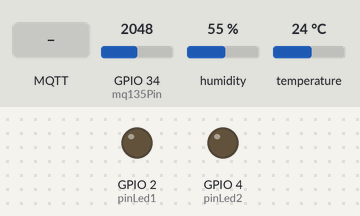
Recording of a sketch running on a simulated ESP32. Shown: output pins drawn as LEDs (lit = HIGH). The test bench sets the inputs (shaded band); at power-on: GPIO 34 (mq135Pin) = 2048, humidity 55 %, temperature 24 °C. WiFi joins after 1.5 s; servers stay silent unless stated; EEPROM starts erased; no MQTT or app messages arrive unless stated; what the sketch prints to the serial monitor is not drawn.

Above: at 4.4 s.
4.5 s: MQTT message "on" arrives on the first subscribed topic
At 6.4 s:
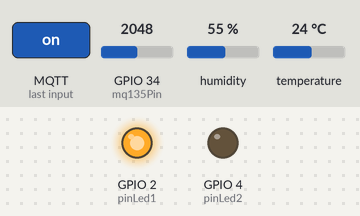
6.7 s: MQTT message "off" arrives on the first subscribed topic
At 7.1 s:
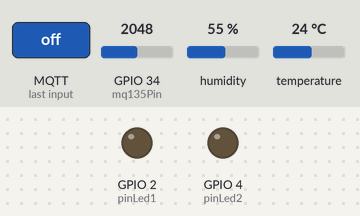
Timing chart, 0 to 9.7 s (numbered marks = the images above; inputs shaded):
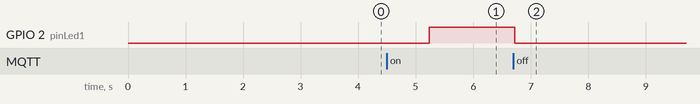

The sketch:

esp32farme.ino
```cpp
#include "DHT.h"
#include "esp_task_wdt.h"
#include <HTTPClient.h>
#include <Preferences.h>
#include <PubSubClient.h>
#include <Update.h>
#include <WiFi.h>
#include <WiFiClientSecure.h>
#include <WiFiManager.h>


// ---------------- CONFIG ----------------
const char *firmwareUrl = "https://github.com/amer-maher/esp32_firmware/"
                          "releases/download/esp32/firmware.ino.bin";
const char *versionUrl = "https://raw.githubusercontent.com/amer-maher/"
                         "esp32_firmware/main/version.txt";
const unsigned long updateCheckInterval = 5 * 60 * 1000UL; // كل 5 دقائق

const int pinLed1 = 2;
const int pinLed2 = 4;

// Device UUID لتحديد topic خاص
const char *deviceUUID =
    "550e8400-e29b-41d4-a716-446655440000"; // مثال UUID صالح

Preferences preferences;
String currentFirmwareVersion;
unsigned long lastUpdateCheck = 0;

// ---------------- DHT22 ----------------
#define DHTPIN 5
#define DHTTYPE DHT22
DHT dht(DHTPIN, DHTTYPE);

// ---------------- MQ135 ----------------
const int mq135Pin = 34; // A0

// ---------------- MQTT (HiveMQ Cloud) ----------------
WiFiClientSecure espClient;
PubSubClient mqttClient(espClient);

const char *mqtt_server = "9ffbb9ad524241c98a8bc879ac0598ec.s1.eu.hivemq.cloud";
const int mqtt_port = 8883;
const char *mqtt_username = "farm-user";
const char *mqtt_password = "Farm@123";

unsigned long lastMQTTConnectAttempt = 0;

// ---------------- WDT ----------------
const int WDT_TIMEOUT_SEC = 30;
bool wdtInitialized = false;

// ---------------- FUNCTION DECLARATIONS ----------------
void connectMQTT();
void mqttCallback(char *topic, byte *message, unsigned int length);
void checkForFirmwareUpdate();
String fetchLatestVersion();
void downloadAndApplyFirmware(String latestVersion);
bool startOTAUpdate(WiFiClient *client, int size, String latestVersion);

// ---------------- SETUP ----------------
void setup() {
  Serial.begin(115200);
  delay(500);

  pinMode(pinLed1, OUTPUT);
  pinMode(pinLed2, OUTPUT);
  digitalWrite(pinLed1, LOW);
  digitalWrite(pinLed2, LOW);

  dht.begin();

  preferences.begin("ota", false);
  currentFirmwareVersion = preferences.getString("version", "1.0.1");

  Serial.println("\nBooting...");
  Serial.println("Current Firmware Version: " + currentFirmwareVersion);

  // ---- WiFiManager ----
  WiFiManager wm;
  wm.setConfigPortalTimeout(180);
  if (!wm.autoConnect("ESP32-Setup", "12345678")) {
    Serial.println("⚠ Failed to connect, restarting...");
    delay(2000);
    ESP.restart();
  }

  Serial.println("WiFi Connected! IP: " + WiFi.localIP().toString());
  delay(1000);

  // ---- MQTT setup (HiveMQ Cloud with TLS) ----
  espClient.setInsecure(); // Skip certificate verification for simplicity
  mqttClient.setServer(mqtt_server, mqtt_port);
  mqttClient.setCallback(mqttCallback);
  mqttClient.setBufferSize(512); // Increase buffer for larger messages

  // ---- WDT init ----
  esp_task_wdt_init(WDT_TIMEOUT_SEC, true);
  esp_task_wdt_add(NULL);
  wdtInitialized = true;
  Serial.printf("WDT initialized with %d sec timeout.\n", WDT_TIMEOUT_SEC);

  // ---- أول فحص لتحديث البرنامج ----
  checkForFirmwareUpdate();
}

// ---------------- LOOP ----------------
void loop() {
  if (wdtInitialized)
    esp_task_wdt_reset();

  if (!mqttClient.connected()) {
    if (millis() - lastMQTTConnectAttempt > 5000UL) {
      connectMQTT();
      lastMQTTConnectAttempt = millis();
    }
  } else {
    mqttClient.loop();
  }

  if (millis() - lastUpdateCheck > updateCheckInterval) {
    checkForFirmwareUpdate();
    lastUpdateCheck = millis();
  }

  // قراءة الحساسات ونشر MQTT
  float temp = dht.readTemperature();
  float hum = dht.readHumidity();
  int mq135_raw = analogRead(mq135Pin);
  float mq135_percent = (mq135_raw / 4095.0) * 100.0;

  Serial.println("---- Sensor Data ----");
  if (isnan(temp))
    Serial.println("Temperature: Read Failed");
  else
    Serial.printf("Temperature: %.2f °C\n", temp);

  if (isnan(hum))
    Serial.println("Humidity: Read Failed");
  else
    Serial.printf("Humidity   : %.2f %%\n", hum);

  Serial.printf("MQ135 Raw  : %d\n", mq135_raw);
  Serial.printf("MQ135 Percent: %.2f %%\n", mq135_percent);

  if (mqttClient.connected()) {
    char buf[32];
    String topicTemp = "devices/" + String(deviceUUID) + "/sensors/temperature";
    String topicHum = "devices/" + String(deviceUUID) + "/sensors/humidity";
    String topicGas = "devices/" + String(deviceUUID) + "/sensors/gas";

    if (!isnan(temp)) {
      snprintf(buf, sizeof(buf), "%.2f", temp);
      mqttClient.publish(topicTemp.c_str(), buf);
    }
    if (!isnan(hum)) {
      snprintf(buf, sizeof(buf), "%.2f", hum);
      mqttClient.publish(topicHum.c_str(), buf);
    }
    snprintf(buf, sizeof(buf), "%.2f", mq135_percent);
    mqttClient.publish(topicGas.c_str(), buf);
  }

  if (wdtInitialized)
    esp_task_wdt_reset();
  delay(100);
}

// ---------------- MQTT FUNCTIONS ----------------
void connectMQTT() {
  if (mqttClient.connected())
    return;

  Serial.println("Trying MQTT connection...");
  if (mqttClient.connect(deviceUUID, mqtt_username, mqtt_password)) {
    Serial.println("MQTT Connected!");
    String ledTopic = "devices/" + String(deviceUUID) + "/led";
    mqttClient.subscribe(ledTopic.c_str());
  } else {
    Serial.printf("MQTT failed, state = %d\n", mqttClient.state());
  }
}

void mqttCallback(char *topic, byte *message, unsigned int length) {
  String msg = "";
  for (unsigned int i = 0; i < length; i++)
    msg += (char)message[i];

  String ledTopic = "devices/" + String(deviceUUID) + "/led";
  if (String(topic) == ledTopic) {
    if (msg == "on")
      digitalWrite(pinLed1, HIGH);
    if (msg == "off")
      digitalWrite(pinLed1, LOW);
  }

  Serial.printf("MQTT Message arrived [%s]: %s\n", topic, msg.c_str());
}

// ---------------- OTA FUNCTIONS ----------------
void checkForFirmwareUpdate() {
  Serial.println("Checking for firmware update...");

  String latestVersion = fetchLatestVersion();
  if (latestVersion == "") {
    Serial.println("Failed to get latest version.");
    return;
  }

  Serial.println("Latest from GitHub: " + latestVersion);
  Serial.println("Current stored version: " + currentFirmwareVersion);

  if (latestVersion != currentFirmwareVersion) {
    Serial.println("New firmware available → starting OTA...");
    digitalWrite(pinLed2, HIGH);
    downloadAndApplyFirmware(latestVersion);
    digitalWrite(pinLed2, LOW);
  } else {
    Serial.println("Device is up to date.");
  }
}

String fetchLatestVersion() {
  HTTPClient http;
  http.begin(versionUrl);
  int code = http.GET();
  if (code == HTTP_CODE_OK) {
    String v = http.getString();
    v.trim();
    http.end();
    return v;
  } else {
    Serial.printf("Failed to fetch version.txt. HTTP code: %d\n", code);
    http.end();
    return "";
  }
}

void downloadAndApplyFirmware(String latestVersion) {
  HTTPClient http;
  http.setFollowRedirects(HTTPC_STRICT_FOLLOW_REDIRECTS);
  http.begin(firmwareUrl);

  int code = http.GET();
  Serial.printf("HTTP GET firmware: %d\n", code);

  if (code == HTTP_CODE_OK) {
    int size = http.getSize();
    Serial.printf("Firmware size: %d bytes\n", size);

    if (size > 0) {
      WiFiClient *stream = http.getStreamPtr();
      if (startOTAUpdate(stream, size, latestVersion)) {
        Serial.println("OTA update successful! Restarting...");
        delay(2000);
        ESP.restart();
      } else
        Serial.println("OTA update failed");
    } else
      Serial.println("Invalid firmware size");

  } else
    Serial.printf("Failed to fetch firmware. HTTP code: %d\n", code);

  http.end();
}

bool startOTAUpdate(WiFiClient *client, int size, String latestVersion) {
  if (!Update.begin(size)) {
    Serial.printf("Update begin failed: %s\n", Update.errorString());
    return false;
  }

  Serial.println("Starting OTA...");
  size_t written = 0;
  uint8_t buf[256];
  unsigned long lastFeed = millis();

  while (written < (size_t)size) {
    if (client->available()) {
      int len = client->read(buf, sizeof(buf));
      if (len > 0) {
        if (Update.write(buf, len) != len) {
          Serial.println("Write mismatch or failed");
          Update.abort();
          return false;
        }
        written += len;
        int progress = (written * 100) / size;
        Serial.printf("OTA Progress: %d%% (%u/%d)\n", progress,
                      (unsigned int)written, size);

        if (wdtInitialized)
          esp_task_wdt_reset();
      }
    } else {
      if (wdtInitialized)
        esp_task_wdt_reset();
      delay(1);
    }

    if (millis() - lastFeed > 1000UL) {
      if (wdtInitialized)
        esp_task_wdt_reset();
      lastFeed = millis();
    }

    yield();
  }

  if (!Update.end()) {
    Serial.printf("Update end failed: %s\n", Update.errorString());
    return false;
  }

  preferences.putString("version", latestVersion);
  currentFirmwareVersion = latestVersion;

  Serial.println("Update completed successfully! New version: " +
                 currentFirmwareVersion);
  return true;
}
```

Measured:
- after the input at 4.5 s, GPIO 2 (pinLed1): LOW → HIGH after 0.74 s
- after the input at 6.7 s, GPIO 2 (pinLed1): HIGH → LOW at once
